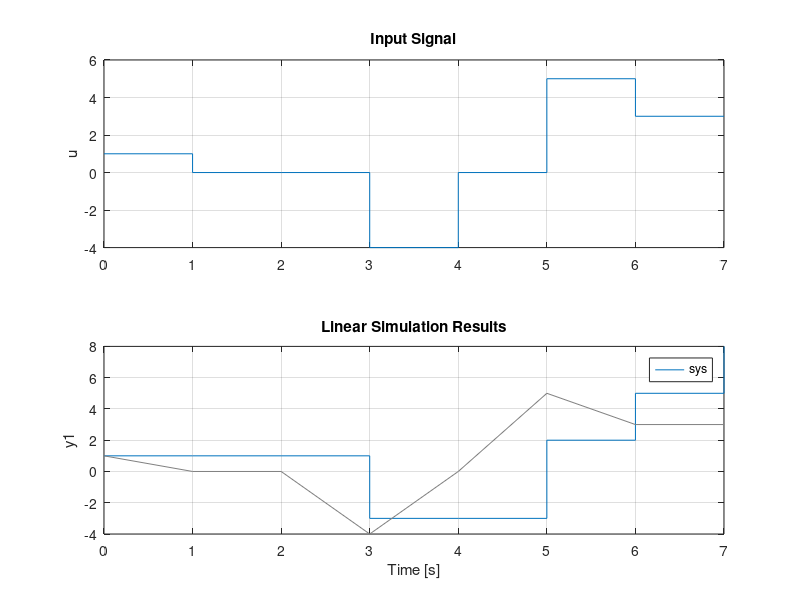

Source code (MATLAB):
%
% dc_plot.m
%
% Digital to steady state transfer function.
%

clear;

T = 1;  % time step

D1 = tf([1], [1 0], T, 'InputName', 'y1', 'OutputName', 'r1');
S1 = sumblk('y1 = u1 + r1');
sys = connect(D1, S1, 'u1', 'y1');

u = [1 0 0 -4 0 5 3 3];
t = 0:(size(u,2)-1);  % start at zero

figure;
subplot(2,1,1);
stairs(t,u);
grid on;
axis auto;
title('Input Signal');
ylabel('u');

subplot(2,1,2);
lsim(sys, u);
grid on;
axis auto;

print('dc_plot1.eps', '-depsc2');
